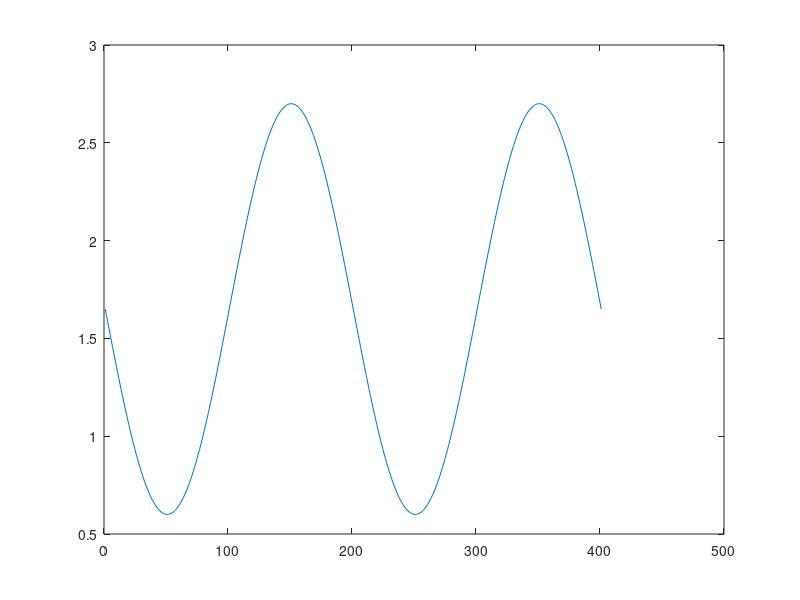

This chart was generated by the following MATLAB code:
clear
clc
close all


Resistance = 7e-3;
current_magnitude = 15;
t = 0:0.0001:0.04;

Current = current_magnitude*sin(2*pi*50*t);

##figure
##plot(Current)


SN_SP_voltage = Current*Resistance;

DRV_GAIN = 10;

k  = 2;

Vref = 3.3;

Vo = Vref/k-DRV_GAIN*SN_SP_voltage;

max(Vo)
min(Vo)


figure
plot(Vo)

##figure
##plot(Vo/Vref*4095)

CurrentRetransform = (Vo-Vref/k)/(DRV_GAIN)/Resistance;

##figure
##plot(CurrentRetransform)
##max(CurrentRetransform)
##min(CurrentRetransform)